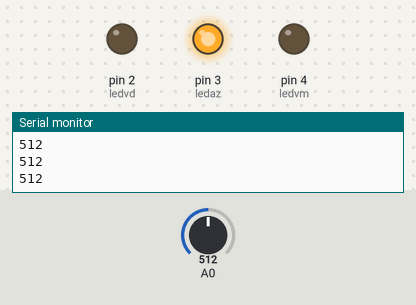
Recording of a sketch running on a simulated Arduino Uno, built with avr-gcc and run on an emulated ATmega328P. Shown: output pins drawn as LEDs (lit = HIGH), the last lines printed to the serial monitor. The test bench sets the inputs (shaded band); at power-on: A0 = 512.

Above: at 1.2 s.
1.3 s: A0 set to 351
2.8 s: A0 set to 324
At 3.8 s:
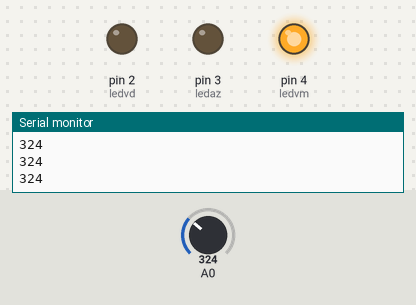
4.3 s: A0 set to 692
At 4.9 s:
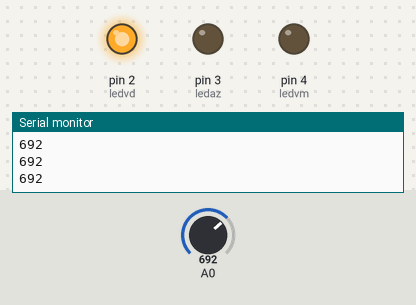
5.8 s: A0 set to 674
At 6.1 s:
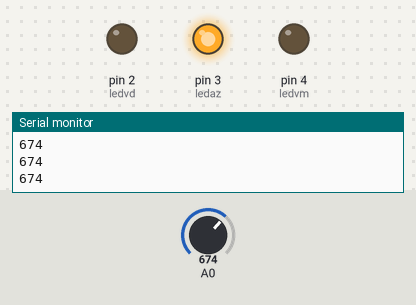
7.3 s: A0 set to 716
At 8.4 s:
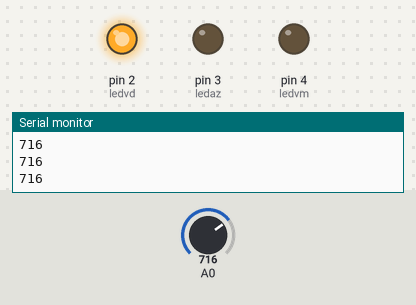
Timing chart, 0 to 9.8 s (numbered marks = the images above; inputs shaded):
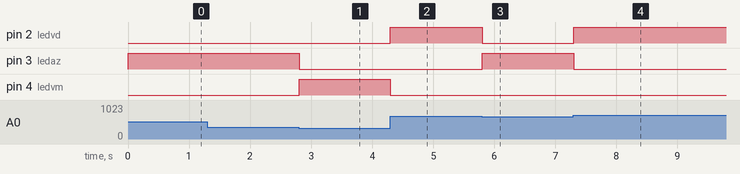

Measured:
- the behaviour switches between 342 and 341 on A0 (found by bisection; images 0 and 1)
- the behaviour switches between 683 and 682 on A0 (found by bisection; images 2 and 3)
- after the input at 2.8 s, pin 3 (ledaz): HIGH → LOW at once; pin 4 (ledvm): LOW → HIGH at once
- after the input at 4.3 s, pin 2 (ledvd): LOW → HIGH at once; pin 4 (ledvm): HIGH → LOW at once
- after the input at 5.8 s, pin 2 (ledvd): HIGH → LOW at once; pin 3 (ledaz): LOW → HIGH at once
- after the input at 7.3 s, pin 2 (ledvd): LOW → HIGH at once; pin 3 (ledaz): HIGH → LOW at once

The sketch:

Acionamento_de_um_LED_RGB.ino
```cpp
// C++ code
//
#define ledvm 4
#define ledaz 3
#define ledvd 2
int ptm = 0;

void setup()
{
  Serial.begin(9600);
  pinMode(ledvm, OUTPUT);
  pinMode(ledaz, OUTPUT);
  pinMode(ledvd, OUTPUT);
  pinMode(A0, INPUT);
}

void loop()
{
  ptm = analogRead(A0);
  if(ptm <= 341){
    digitalWrite(ledvm, HIGH);
    digitalWrite(ledaz, LOW);
    digitalWrite(ledvd, LOW);
  }else{
    if(ptm > 341 && ptm <= 682){
      digitalWrite(ledvm, LOW);
      digitalWrite(ledaz, HIGH);
      digitalWrite(ledvd, LOW);
    }else{
      if(ptm > 682){
        digitalWrite(ledvm, LOW);
        digitalWrite(ledaz, LOW);
        digitalWrite(ledvd, HIGH);
      }
    }
  }

  Serial.println(ptm);
}
```
